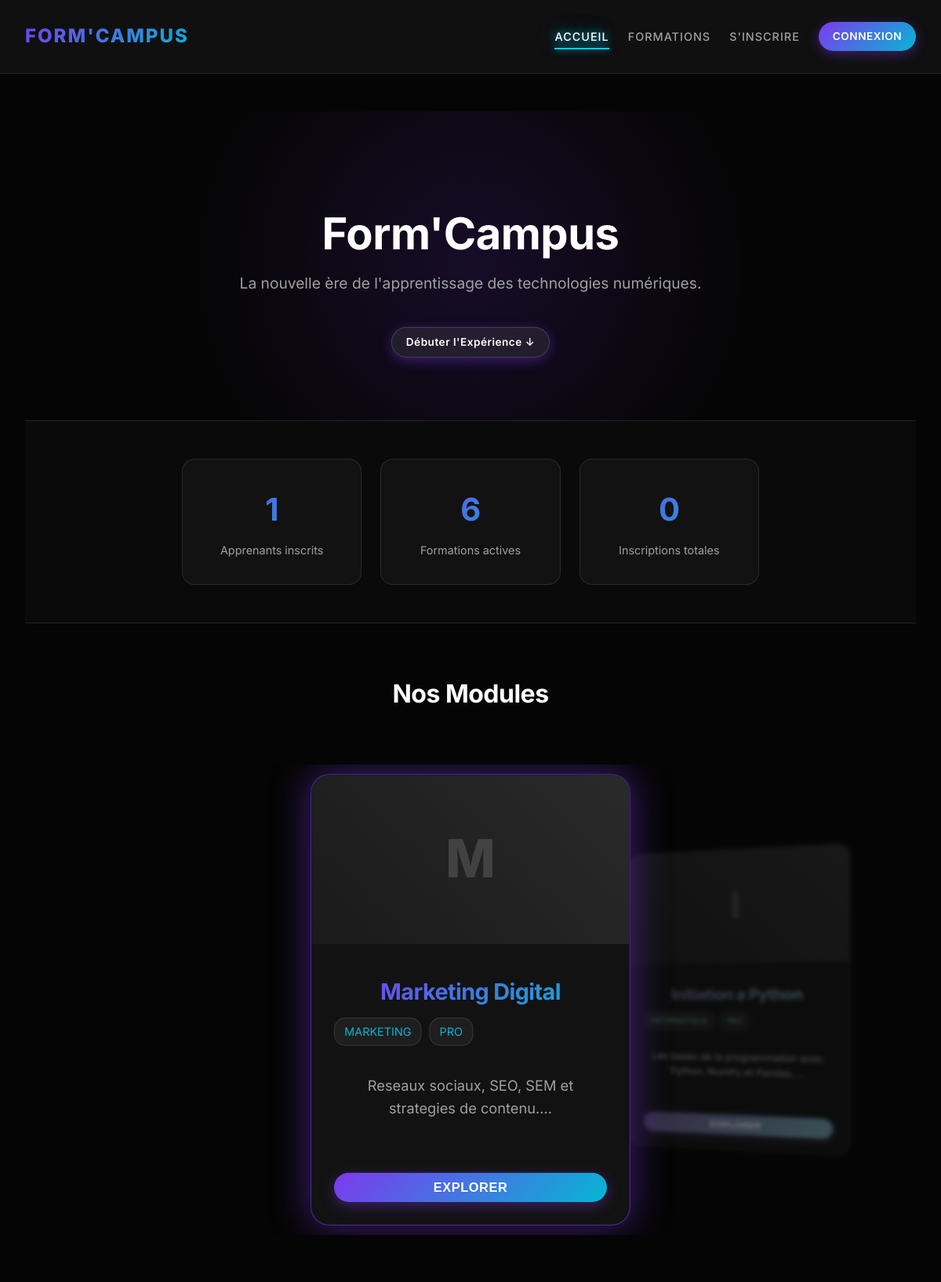
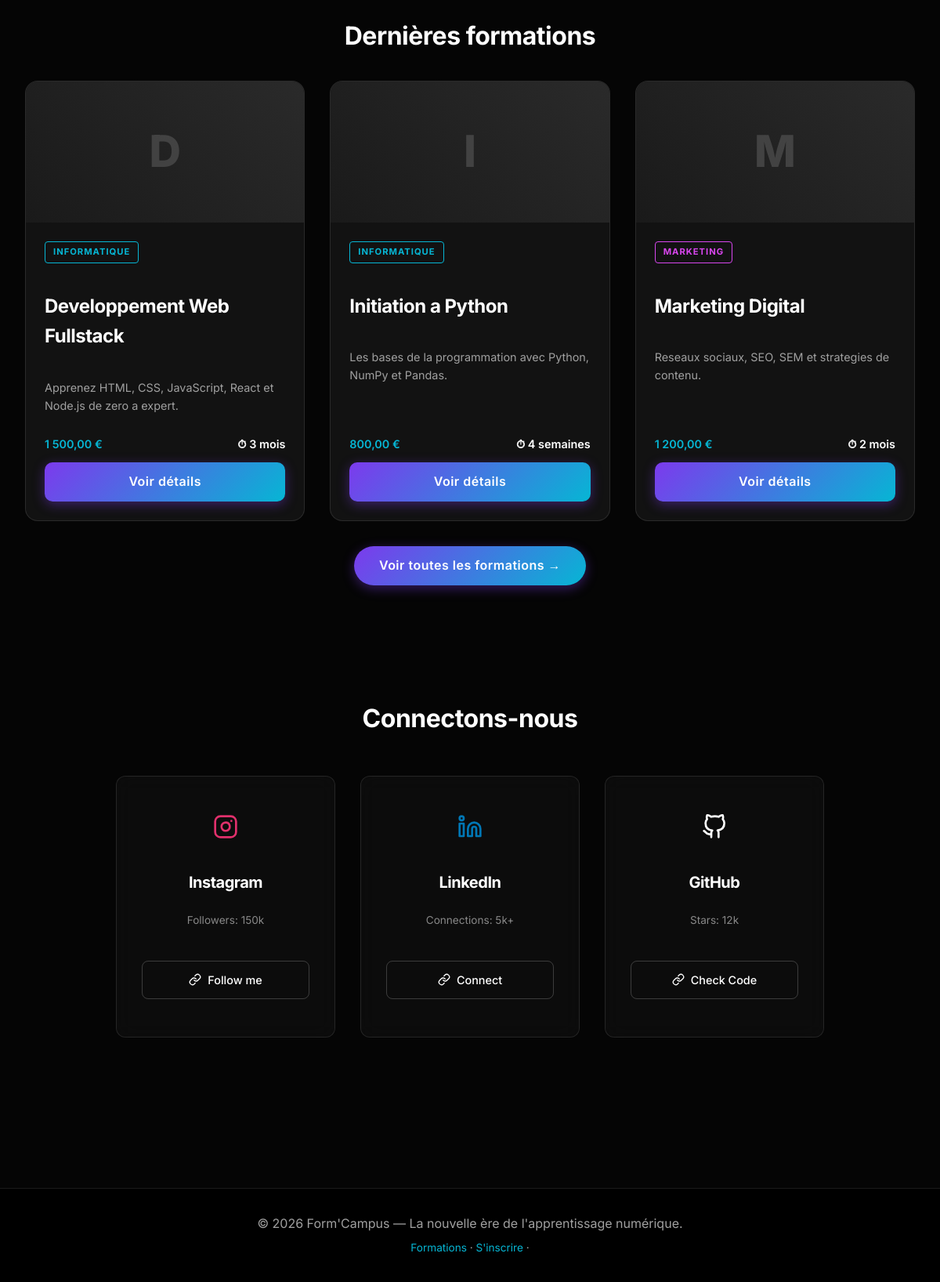
The page / on the database its author committed (2 pictures, top to bottom).
### tables this page shows
CREATE TABLE formations (
    id          INT AUTO_INCREMENT PRIMARY KEY,
    titre       VARCHAR(255)  NOT NULL,
    categorie   VARCHAR(100)  NOT NULL,
    description TEXT,
    duree       VARCHAR(50),
    prix        DECIMAL(10,2) NOT NULL DEFAULT 0,
    formateur   VARCHAR(150)  DEFAULT NULL,
    image       VARCHAR(255)  DEFAULT NULL,
    actif       TINYINT(1)    NOT NULL DEFAULT 1,
    created_at  DATETIME      DEFAULT CURRENT_TIMESTAMP
);

### includes/auth.php (called while the page is built, shortened)
<?php
function is_logged_in(): bool {
    return isset($_SESSION['user_id']);
}
?>

### index.php (the view, shortened to what this page needs)
<?php
require_once 'includes/auth.php';
include 'includes/header.php';
$sql = "SELECT * FROM formations WHERE actif=1 ORDER BY RAND() LIMIT 5";
$carousel_formations = $pdo->query($sql)->fetchAll();
?>
<section class="hero">
    <h1>Form'Campus</h1>
    <p>La nouvelle ère de l'apprentissage des technologies numériques.</p>
    <a href="#carousel" class="btn btn-small" style="background:rgba(255,255,255,.08);border:1px solid rgba(255,255,255,.15);">
        Débuter l'Expérience ↓
    </a>
</section>
<?php
$nb_formations   = $pdo->query("SELECT COUNT(*) FROM formations WHERE actif=1")->fetchColumn();
$nb_users        = $pdo->query("SELECT COUNT(*) FROM users WHERE role='USER'")->fetchColumn();
$nb_inscriptions = $pdo->query("SELECT COUNT(*) FROM inscriptions")->fetchColumn();
?>
<section style="padding:3rem 0;background:rgba(255,255,255,.02);border-top:1px solid var(--border-color);border-bottom:1px solid var(--border-color);">
    <div class="stats-grid" style="max-width:800px;margin:0 auto;padding:0 2rem;">
        <div class="stat-card">
            <h3><?= $nb_users ?></h3>
            <p>Apprenants inscrits</p>
        </div>
        <div class="stat-card">
            <h3><?= $nb_formations ?></h3>
            <p>Formations actives</p>
        </div>
        <div class="stat-card">
            <h3><?= $nb_inscriptions ?></h3>
            <p>Inscriptions totales</p>
        </div>
    </div>
</section>
<section id="carousel" style="text-align:center;position:relative;margin-top:4rem;">
    <h2 style="position:relative;z-index:2;">Nos Modules</h2>
    <?php if (count($carousel_formations) > 0): ?>
    <div class="carousel-section">
        <div class="carousel-container">
            <?php foreach ($carousel_formations as $index => $f): ?>
            <div class="carousel-item" data-index="<?= $index ?>">
                <div class="card-image">
                    <?php if (!empty($f['image'])): ?>
                        <img src="uploads/<?= htmlspecialchars($f['image']) ?>" alt="<?= htmlspecialchars($f['titre']) ?>">
                    <?php else: ?>
                        <div class="placeholder-img"><span><?= substr($f['titre'],0,1) ?></span></div>
                    <?php endif; ?>
                </div>
                <div class="content">
                    <h3><?= htmlspecialchars($f['titre']) ?></h3>
                    <div class="carousel-tags">
                        <?php foreach (explode(' ', $f['categorie']) as $t): ?>
                            <span><?= htmlspecialchars($t) ?></span>
                        <?php endforeach; ?>
                        <span>PRO</span>
                    </div>
                    <p><?= htmlspecialchars(substr($f['description'], 0, 80)) ?>...</p>
                    <button class="btn btn-small btn-explore">EXPLORER</button>
                </div>
            </div>
            <?php endforeach; ?>
        </div>
    </div>
    <?php else: ?>
        <p style="color:var(--text-muted);">Aucune formation disponible pour le moment.</p>
    <?php endif; ?>
</section>
<section style="margin-top:5rem;">
    <h2 style="text-align:center;">Dernières formations</h2>
    <?php
    $recentes = $pdo->query("SELECT * FROM formations WHERE actif=1 ORDER BY created_at DESC LIMIT 3")->fetchAll();
    ?>
    <div class="formations-grid">
        <?php foreach ($recentes as $f): ?>
        <div class="formation-card" data-category="<?= htmlspecialchars($f['categorie']) ?>">
            <div class="card-image">
                <?php if (!empty($f['image'])): ?>
                    <img src="uploads/<?= htmlspecialchars($f['image']) ?>" alt="<?= htmlspecialchars($f['titre']) ?>">
                <?php else: ?>
                    <div class="placeholder-img"><span><?= substr($f['titre'],0,1) ?></span></div>
                <?php endif; ?>
            </div>
            <div class="card-content">
                <span class="badge"><?= htmlspecialchars($f['categorie']) ?></span>
                <h3><?= htmlspecialchars($f['titre']) ?></h3>
                <p class="description"><?= htmlspecialchars($f['description']) ?></p>
                <div class="meta-info">
                    <span class="price"><?= $f['prix']==0 ? 'Gratuit' : number_format($f['prix'],2,',',' ').' €' ?></span>
                    <span>⏱ <?= htmlspecialchars($f['duree']) ?></span>
                </div>
                <a href="detail.php?id=<?= $f['id'] ?>" class="btn btn-block">Voir détails</a>
            </div>
        </div>
        <?php endforeach; ?>
    </div>
    <div style="text-align:center;margin-top:2rem;">
        <a href="formations.php" class="btn">Voir toutes les formations →</a>
    </div>
</section>
<?php
$social_links = [
    ['name'=>'Instagram','icon'=>'<svg xmlns="http://www.w3.org/2000/svg" width="32" height="32" viewBox="0 0 24 24" fill="none" stroke="currentColor" stroke-width="2" stroke-linecap="round" stroke-linejoin="round"><rect x="2" y="2" width="20" height="20" rx="5" ry="5"></rect><path d="M16 11.37A4 4 0 1 1 12.63 8 4 4 0 0 1 16 11.37z"></path><line x1="17.5" y1="6.5" x2="17.51" y2="6.5"></line></svg>','stats'=>'Followers: 150k','link'=>'#','btn_text'=>'Follow me','color'=>'#E1306C'],
    ['name'=>'LinkedIn','icon'=>'<svg xmlns="http://www.w3.org/2000/svg" width="32" height="32" viewBox="0 0 24 24" fill="none" stroke="currentColor" stroke-width="2" stroke-linecap="round" stroke-linejoin="round"><path d="M16 8a6 6 0 0 1 6 6v7h-4v-7a2 2 0 0 0-2-2 2 2 0 0 0-2 2v7h-4v-7a6 6 0 0 1 6-6z"></path><rect x="2" y="9" width="4" height="12"></rect><circle cx="4" cy="4" r="2"></circle></svg>','stats'=>'Connections: 5k+','link'=>'#','btn_text'=>'Connect','color'=>'#0077b5'],
    ['name'=>'GitHub','icon'=>'<svg xmlns="http://www.w3.org/2000/svg" width="32" height="32" viewBox="0 0 24 24" fill="none" stroke="currentColor" stroke-width="2" stroke-linecap="round" stroke-linejoin="round"><path d="M9 19c-5 1.5-5-2.5-7-3m14 6v-3.87a3.37 3.37 0 0 0-.94-2.61c3.14-.35 6.44-1.54 6.44-7A5.44 5.44 0 0 0 20 4.77 5.07 5.07 0 0 0 19.91 1S18.73.65 16 2.48a13.38 13.38 0 0 0-7 0C6.27.65 5.09 1 5.09 1A5.07 5.07 0 0 0 5 4.77a5.44 5.44 0 0 0-1.5 3.78c0 5.42 3.3 6.61 6.44 7A3.37 3.37 0 0 0 9 18.13V22"></path></svg>','stats'=>'Stars: 12k','link'=>'#','btn_text'=>'Check Code','color'=>'#ffffff'],
];
?>
<section class="social-section">
    <div class="container">
        <h2 style="text-align:center;margin-bottom:3rem;">Connectons-nous</h2>
        <div class="social-grid">
            <?php foreach ($social_links as $s): ?>
            <div class="social-card" style="--card-hover-color:<?= $s['color'] ?>;">
                <div class="icon-wrapper" style="color:<?= $s['color'] ?>;"><?= $s['icon'] ?></div>
                <h3 class="social-name"><?= $s['name'] ?></h3>
                <p class="social-stats"><?= $s['stats'] ?></p>
                <a href="<?= $s['link'] ?>" class="btn-social">
                    <?= $s['btn_text'] ?>
                </a>
            </div>
            <?php endforeach; ?>
        </div>
    </div>
</section>
<?php include 'includes/footer.php'; ?>

### includes/header.php (shortened to what this page needs)
<?php
require_once __DIR__ . '/auth.php';
$current_page = basename($_SERVER['PHP_SELF']);
$unread_notifs = 0;
?>
<!DOCTYPE html>
<html lang="fr">
<head>
    <link rel="stylesheet" href="css/style.css">
</head>
<body>
<header>
    <nav>
        <a href="index.php" class="logo">Form'Campus</a>
        <ul id="navMenu">
            <li><a href="index.php"       class="<?= ($current_page==='index.php')      ? 'active':'' ?>">Accueil</a></li>
            <li><a href="formations.php"  class="<?= in_array($current_page,['formations.php','detail.php']) ? 'active':'' ?>">Formations</a></li>
            <?php if (is_logged_in()): ?>
                <li><a href="my_learning.php" class="<?= ($current_page==='my_learning.php') ? 'active':'' ?>">Mon Espace</a></li>
                <li style="position:relative;">
                    <a href="notifications.php" class="notif-link <?= ($current_page==='notifications.php') ? 'active':'' ?>">
                        🔔
                        <?php if ($unread_notifs > 0): ?>
                            <span class="notif-badge"><?= $unread_notifs ?></span>
                        <?php endif; ?>
                    </a>
                </li>
                <li class="dropdown">
                    <a href="javascript:void(0)" class="dropbtn <?= (strpos($current_page,'admin')!==false || $current_page==='profile.php') ? 'active':'' ?>">
                        👤 <?= htmlspecialchars($_SESSION['user_prenom']) ?> ▾
                    </a>
                    <div class="dropdown-content">
                        <a href="profile.php">Mon Profil</a>
                        <?php if (is_admin()): ?>
                            <a href="admin_dashboard.php">Dashboard Admin</a>
                            <a href="admin_formations.php">Formations</a>
                            <a href="admin_inscriptions.php">Inscriptions</a>
                            <a href="admin_users.php">Utilisateurs</a>
                            <a href="admin_logs.php">Logs</a>
                        <?php endif; ?>
                        <a href="logout.php" style="color:#ff6b6b;">Déconnexion</a>
                    </div>
                </li>
            <?php else: ?>
                <li><a href="inscription_publique.php" class="<?= ($current_page==='inscription_publique.php') ? 'active':'' ?>">S'inscrire</a></li>
                <li><a href="login.php" class="btn btn-small <?= ($current_page==='login.php') ? 'active':'' ?>">Connexion</a></li>
            <?php endif; ?>
        </ul>
    </nav>
</header>
<main class="container">

### includes/footer.php (shortened to what this page needs)
</main>
<footer>
    <div class="container" style="margin:0 auto;">
        <p style="margin:0;">© <?= date('Y') ?> Form'Campus — La nouvelle ère de l'apprentissage numérique.</p>
        <p style="margin:0.5rem 0 0;font-size:0.85rem;">
            <a href="formations.php" style="color:var(--accent-color);text-decoration:none;">Formations</a> ·
            <a href="inscription_publique.php" style="color:var(--accent-color);text-decoration:none;">S'inscrire</a> ·
        </p>
    </div>
</footer>
</body>
</html>

### rows shown on the page
formations: titre "M", titre "Marketing Digital", categorie "MARKETING", description "Reseaux sociaux, SEO, SEM et strategies de contenu.", prix "1 200,00", duree "2 mois"
formations: titre "Initiation a Python", description "Les bases de la programmation avec Python, NumPy et Pandas.", titre "I", categorie "INFORMATIQUE", prix "800,00", duree "4 semaines"
formations: titre "D", categorie "INFORMATIQUE", titre "Developpement Web Fullstack", description "Apprenez HTML, CSS, JavaScript, React et Node.js de zero a expert.", prix "1 500,00", duree "3 mois"

### other values the page prints
$nb_users "1"
$nb_formations "6"
$nb_inscriptions "0"
$s['name'] "Instagram"
$s['stats'] "Followers: 150k"
$s['btn_text'] "Follow me"
$s['name'] "LinkedIn"
$s['stats'] "Connections: 5k+"
$s['btn_text'] "Connect"
$s['name'] "GitHub"
$s['stats'] "Stars: 12k"
$s['btn_text'] "Check Code"
